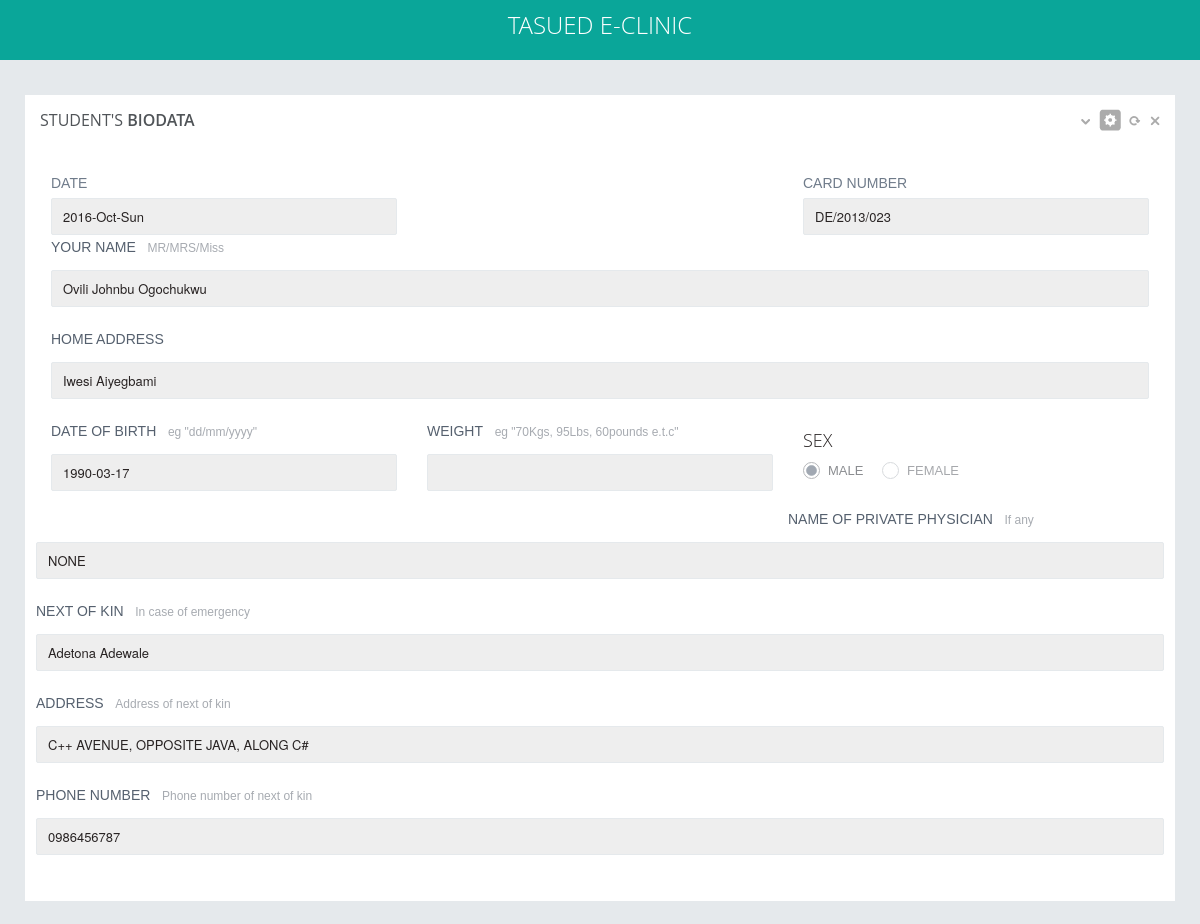
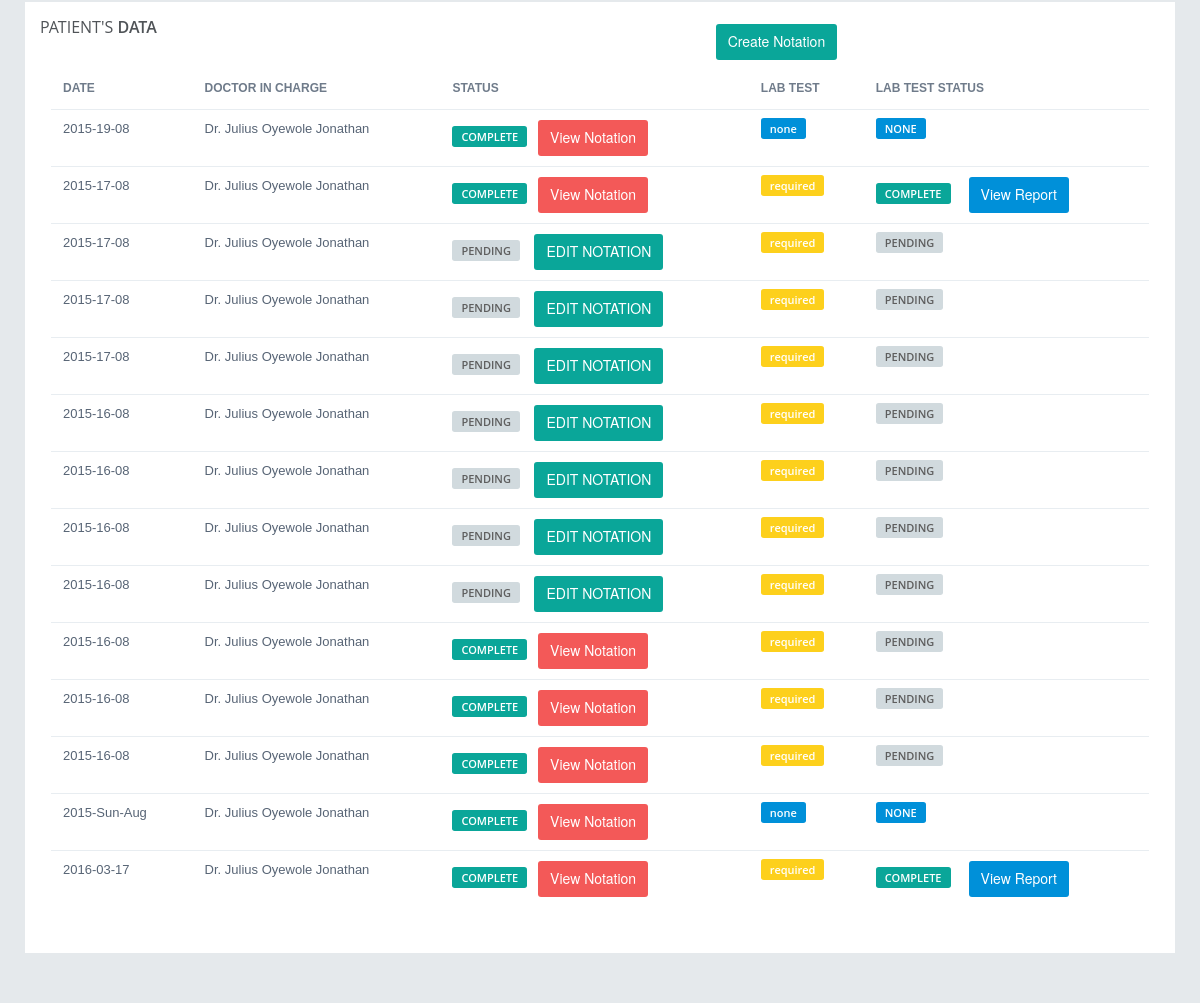
The page /viewnotation.php?p=DE/2013/023 (signed in) on the database its author committed (2 pictures, top to bottom).
### tables this page shows
CREATE TABLE `users` (
  `id` int(10) NOT NULL,
  `card_number` varchar(200) NOT NULL,
  `usertype` varchar(10) NOT NULL,
  `status` int(11) NOT NULL DEFAULT '0',
  `edate` varchar(200) NOT NULL,
  `username` varchar(200) NOT NULL,
  `password` varchar(200) NOT NULL,
  `passport` varchar(200) NOT NULL,
  `surname` varchar(200) NOT NULL,
  `first_name` varchar(200) NOT NULL,
  `middle_name` varchar(200) NOT NULL,
  `c_name` varchar(200) NOT NULL,
  `c_address` varchar(200) NOT NULL,
  `c_phone` varchar(200) NOT NULL,
  `dob` varchar(200) NOT NULL,
  `gender` int(10) NOT NULL,
  `relationship_status` int(10) NOT NULL,
  `programme` int(10) NOT NULL,
  `home_address` longtext NOT NULL,
  `guardian` varchar(200) NOT NULL,
  `guardian_relationship` varchar(200) NOT NULL,
  `guardian_address` longtext NOT NULL,
  `phoneno` varchar(200) NOT NULL,
  `guardian_phoneno` varchar(200) NOT NULL,
  `mh_1` varchar(10) NOT NULL,
  `mh_2` varchar(10) NOT NULL,
  `mh_3` varchar(10) NOT NULL,
  `mh_4` varchar(10) NOT NULL,
  `mh_5` longtext NOT NULL,
  `mh_6` varchar(10) NOT NULL,
  `mh_7` varchar(10) NOT NULL,
  `mh_8` longtext NOT NULL,
  `mh_9` longtext NOT NULL,
  `mh_10` varchar(200) NOT NULL,
  `mh_11` varchar(10) NOT NULL,
  `mh_12` varchar(10) NOT NULL,
  `mh_13` varchar(10) NOT NULL,
  `mh_14` varchar(200) NOT NULL,
  `mh_15` varchar(10) NOT NULL,
  `sh_1` varchar(200) NOT NULL,
  `sh_2` varchar(500) NOT NULL,
  `sh_3` varchar(500) NOT NULL,
  `sh_4` varchar(500) NOT NULL,
  `dh_1` varchar(500) NOT NULL,
  `dh_2` varchar(500) NOT NULL,
  `ih_1` varchar(200) NOT NULL,
  `ih_2` varchar(200) NOT NULL,
  `ih_3` varchar(200) NOT NULL,
  `ih_4` varchar(200) NOT NULL,
  `ih_5` varchar(200) NOT NULL,
  `ffs1` varchar(200) NOT NULL,
  `ffs2` varchar(200) NOT NULL,
  `bm1` varchar(200) NOT NULL,
  `bm2` varchar(200) NOT NULL,
  `tt1` varchar(200) NOT NULL,
  `tt2` varchar(200) NOT NULL,
  `tt3` varchar(200) NOT NULL,
  `tt4` varchar(200) NOT NULL,
  `tt5` varchar(200) NOT NULL,
  `tt6` varchar(200) NOT NULL,
  `tt7` varchar(200) NOT NULL,
  `tt8` varchar(200) NOT NULL,
  `tt9` varchar(200) NOT NULL,
  `tt10` varchar(200) NOT NULL,
  `tt11` varchar(200) NOT NULL,
  `tt12` varchar(200) NOT NULL,
  `tt13` varchar(200) NOT NULL,
  `tt14` varchar(200) NOT NULL,
  `tt15` varchar(200) NOT NULL,
  `tt16` varchar(200) NOT NULL,
  `lt1` varchar(200) NOT NULL,
  `lt2` varchar(200) NOT NULL,
  `lt3` varchar(200) NOT NULL,
  `lt4` varchar(200) NOT NULL,
  `lt5` varchar(200) NOT NULL,
  `lt6` varchar(200) NOT NULL,
  `lt7` varchar(200) NOT NULL,
  `lt8` varchar(200) NOT NULL
);

CREATE TABLE `notation` (
  `id` int(10) NOT NULL,
  `stid` int(10) NOT NULL,
  `doc_id` int(10) NOT NULL,
  `lab_required` varchar(10) NOT NULL,
  `lab_req_id` varchar(10) NOT NULL,
  `lab_report_id` varchar(10) NOT NULL,
  `edate` varchar(200) NOT NULL,
  `prescription` longtext NOT NULL,
  `collected` varchar(10) NOT NULL,
  `notation` longtext NOT NULL
);

### includes/read.php (called while the page is built, shortened)
<?php
if(!empty($_GET['p'])){
$patient = $_GET['p'];
$pquery = "SELECT * FROM users where card_number = '$patient'";
$prun_query = mysqli_query($dbc, $pquery);
if($prun_query){
    $pdata = mysqli_fetch_assoc($prun_query);
    $pid = $pdata['id'];
    $username = $pdata['username'];
    $pname = "$pdata[surname] $pdata[first_name] $pdata[middle_name]";
    $paddress = $pdata['home_address'];
    $pcard_number = $pdata['card_number'];
    $pnextkin = $pdata['guardian'];
    $pnextkinadd = $pdata['guardian_address'];
    $pnextkinphone = $pdata['guardian_phoneno'];
}
}
else{
    header("location:index.php");
}

### viewnotation.php (the view, shortened to what this page needs)
<?php
require ("includes/db.php");
require ("includes/read.php");
?>
<!DOCTYPE html>
<html>
<head>
    <?php require('includes/header.php'); ?>
</head>
<body class="">
<?php require 'includes/header2.php'; ?>
<div class="page-container row-fluid">
<?php require 'includes/sidebar.php'; ?>
	<div class="page-content">
		<div class="content">
			 <div class="row">
            <div class="col-md-12">
              <div class="grid simple">
                <div class="grid-title no-border">
                  <h4>STUDENT'S <span class="semi-bold"> BIODATA</span></h4>
                  <div class="tools"> <a href="javascript:;" class="collapse"></a> <a href="#grid-config" data-toggle="modal" class="config"></a> <a href="javascript:;" class="reload"></a> <a href="javascript:;" class="remove"></a> </div>
                </div>
                <div class="grid-body no-border"> <br>
                  <div class="row">
                    <div class="col-md-12 col-sm-12 col-xs-12">
                    <div class="row">
                      <div class="col-md-4 col-sm-4 col-xs-4">
                        <label class="form-label">DATE</label>
                        <input id="date" type="text" class="form-control" disabled="true" value="<?php echo date('Y-M-D');?>" />
                      </div>
                      <div class="col-md-4 col-sm-4 col-xs-4" style="float:right" >
                        <label class="form-label">CARD NUMBER</label>
                        <input type="text" class="form-control" disabled="true" value="<?php echo $pcard_number;?>">
                      </div>
                    </div>
                      <div class="form-group">
                        <label class="form-label">YOUR NAME</label>
                        <span class="help">MR/MRS/Miss</span>
                        <div class="controls">
                          <input type="text" class="form-control" disabled="true" value="<?php echo $pname;?>"/>
                        </div>
                      </div>
                       <div class="form-group">
                        <label class="form-label">HOME ADDRESS</label>
                        <div class="controls">
                          <input type="text" class="form-control" disabled="true" value="<?php echo $paddress;?>"/>
                        </div>
                      </div>
                       <div class="row">
                       <div class="col-md-4 col-sm-4 col-xs-4">
                       <div class="form-group">
                        <label class="form-label">DATE OF BIRTH</label>
                          <span class="help">eg "dd/mm/yyyy"</span>
                        <div class="controls">
                          <input type="text" class="form-control"  disabled="true" value="<?php echo $pdata['dob'];?>"/>
                        </div>
                      </div>
                       </div>
                        <div class="col-md-4 col-sm-4 col-xs-4">
                       <div class="form-group">
                        <label class="form-label">WEIGHT</label>
                          <span class="help">eg "70Kgs, 95Lbs, 60pounds e.t.c"</span>
                        <div class="controls">
                          <input type="text" class="form-control"  disabled="true"/>
                        </div>
                      </div>
                      </div>
                       <div class="col-md-4 col-sm-4 col-xs-4">
                         <div class="form-group">
                           <h4>SEX</h4>
                           <div class="radio">
                             <label for="male">MALE</label>
                              <label for="female">FEMALE</label>
                           </div>
                         </div>
                       </div>
                       <div class="form-group">
                        <label class="form-label">NAME OF PRIVATE PHYSICIAN</label>
                        <span class="help">If any</span>
                        <div class="controls">
                          <input type="text" class="form-control" disabled="true" value="NONE" />
                        </div>
                      </div>
                      <div class="form-group">
                        <label class="form-label">NEXT OF KIN</label>
                            <span class="help">In case of emergency</span>
                        <div class="controls">
                          <input type="text" class="form-control" disabled="true" value="<?php echo $pnextkin; ?>"/>
                        </div>
                      </div>
                      <div class="form-group">
                        <label class="form-label">ADDRESS</label>
                            <span class="help">Address of next of kin</span>
                        <div class="controls">
                          <input type="text" class="form-control" disabled="true" value="<?php echo $pnextkinadd; ?>"/>
                        </div>
                      </div>
                      <div class="form-group">
                      <label class="form-label">PHONE NUMBER</label>
                            <span class="help">Phone number of next of kin</span>
                        <div class="controls">
                          <input id="'phone" type="text" class="form-control" disabled="true" value="<?php echo $pnextkinphone; ?>"/>
                      </div>
                        </div>
                      </div>
                     </div>
                    </div>
                   </div>
                  </div>
                  <div class="row">
                  	<div class="col-md-12 col-sm-12">
                  		<div class="grid simple">
                  			<div class="grid-title no-border">
                  				<h4> PATIENT'S  <span class="semi-bold">DATA</span></h4>
                          <right> <?php if(!empty($_SESSION['doc']) or !empty($_SESSION['director'])){?> <a href="addnotation.php?p=<?php echo $_GET['p']; ?>" class="btn btn-primary">Create Notation</a><?php } ?></right>
                  			</div>
                  			<div class="grid-body no-border">
                  				<table class="table table-hover no-more-tables">
                  					<thead>
                  						<tr>
                  							<th>DATE</th>
                  							<th>Doctor In Charge</th>
                  							<th>Status</th>
                  							<th>Lab test</th>
                  							<th>Lab test status</th>
                  						</tr>
                  					</thead>
                  					<tbody>
                            <?php
                            $query = "SELECT * FROM notation where stid = $pid ORDER BY id DESC";
                            $run_query = mysqli_query($dbc,$query);
                            $count = mysqli_num_rows($run_query);
                            if($count>0){
                              while ($ndata = mysqli_fetch_assoc($run_query)) {
                                $dquery = "SELECT * FROM users where id = $ndata[doc_id]";
                              $drun_query = mysqli_query($dbc,$dquery);
                              $ddata = mysqli_fetch_assoc($drun_query);
                              $dname = "Dr. $ddata[surname] $ddata[first_name] $ddata[middle_name]";
                              $date = $ndata['edate'];
                              $prescription = $ndata['prescription'];
                              $id = $ndata['id'];
                              $lab_required = $ndata['lab_required'];
                              $lab_report_id = $ndata['lab_report_id'];
                              ?>
                              <tr id="n<?php echo $id; ?>">
                                <td><?php echo $date; ?></td>
                                <td><?php echo $dname; ?></td>
                                <td><?php if(empty($prescription) and !empty($_SESSION['doc'])) { echo "<span  class='label label-default'>PENDING</span>&nbsp;&nbsp;&nbsp;   <a href='editnotation.php?p=$_GET[p]&id=$id' class='btn btn-primary'>EDIT NOTATION</a>"; }else { echo "<span class='label label-success'>COMPLETE</span>&nbsp;&nbsp;&nbsp;<a href='accessnotation.php?p=$_GET[p]&id=$id' class='btn btn-danger'>View Notation</a>"; }?></td>
                                <td><?php if(!empty($lab_required)) { echo "<span class='label label-warning'>required</span>";} else{echo "<span class='label label-primary'>none</span>";}?></td>
                                <td><?php if(empty($lab_report_id) and empty($lab_required)) { echo "<span class='label label-primary'>NONE</span>";}elseif(empty($lab_report_id)){echo "<span class='label label-default'>PENDING</span>";} else{echo "<span class='label label-success'>COMPLETE</span> &nbsp;&nbsp;&nbsp; <a href='accesslabreport.php?p=$_GET[p]&id=$lab_report_id' class='btn btn-success'>View Report</a>";}?></td>
                              </tr>
                          <?php } }
                            ?>
                  					</tbody>
                  				</table>
                  			</div>
                  		</div>
                  	</div>
                  </div>
		</div>
	</div>
</div>
</body>
</html>

### assets/css/responsive.css (style rules this page uses)
@media (min-width: 980px) { .page-content { margin-left: 250px; min-height: 100%; } }
@media only screen and (min-device-width: 768px) and (max-device-width: 1024px) and (orientation: portrait) { body { background-color: #1b1e24; } }
@media only screen and (min-device-width: 768px) and (max-device-width: 1024px) and (orientation: portrait) { .page-content .content { padding-top: 95px; } }
@media only screen and (min-device-width: 768px) and (max-device-width: 1024px) and (orientation: portrait) { .page-content { margin: 0px; } }
@media only screen and (min-device-width: 768px) and (max-device-width: 1024px) and (orientation: portrait) { .page-content .content { padding: 25px; padding-top: 95px; } }

### rows shown on the page
users: card_number "DE/2013/023", surname+first_name+middle_name "Ovili Johnbu Ogochukwu", home_address "Iwesi Aiyegbami", dob "1990-03-17", guardian "Adetona Adewale", guardian_address "C++ AVENUE, OPPOSITE JAVA, ALONG C#", guardian_phoneno "0986456787"
notation: edate "2015-19-08", doc.middle_name "Dr. Julius Oyewole Jonathan", shows "none", shows "NONE"
notation: edate "2015-17-08", doc.middle_name "Dr. Julius Oyewole Jonathan", shows "required"
notation: edate "2015-17-08", doc.middle_name "Dr. Julius Oyewole Jonathan", shows "required", shows "PENDING"
notation: edate "2015-17-08", doc.middle_name "Dr. Julius Oyewole Jonathan", shows "required", shows "PENDING"
notation: edate "2015-17-08", doc.middle_name "Dr. Julius Oyewole Jonathan", shows "required", shows "PENDING"
notation: edate "2015-16-08", doc.middle_name "Dr. Julius Oyewole Jonathan", shows "required", shows "PENDING"
notation: edate "2015-16-08", doc.middle_name "Dr. Julius Oyewole Jonathan", shows "required", shows "PENDING"
notation: edate "2015-16-08", doc.middle_name "Dr. Julius Oyewole Jonathan", shows "required", shows "PENDING"
notation: edate "2015-16-08", doc.middle_name "Dr. Julius Oyewole Jonathan", shows "required", shows "PENDING"
notation: edate "2015-16-08", doc.middle_name "Dr. Julius Oyewole Jonathan", shows "required", shows "PENDING"
notation: edate "2015-16-08", doc.middle_name "Dr. Julius Oyewole Jonathan", shows "required", shows "PENDING"
notation: edate "2015-16-08", doc.middle_name "Dr. Julius Oyewole Jonathan", shows "required", shows "PENDING"
notation: edate "2015-Sun-Aug", doc.middle_name "Dr. Julius Oyewole Jonathan", shows "none", shows "NONE"
notation: edate "2016-03-17", doc.middle_name "Dr. Julius Oyewole Jonathan", shows "required"
